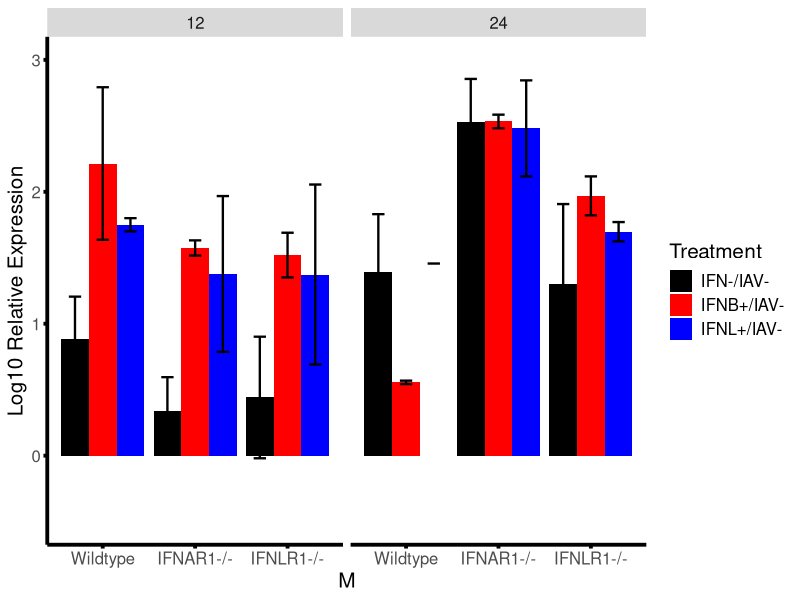
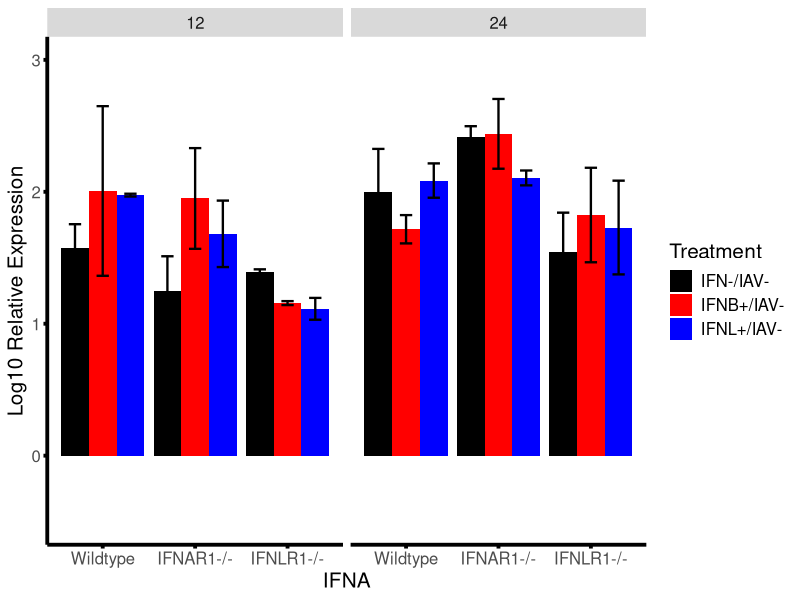
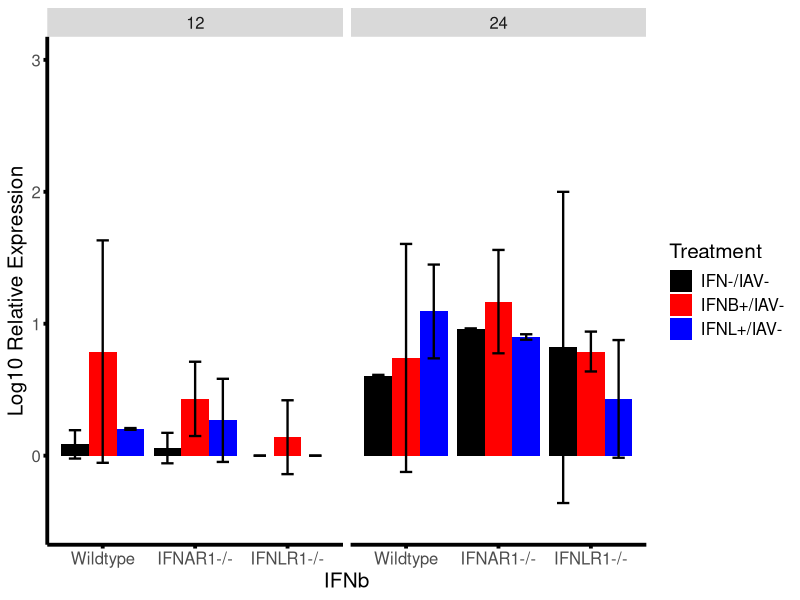
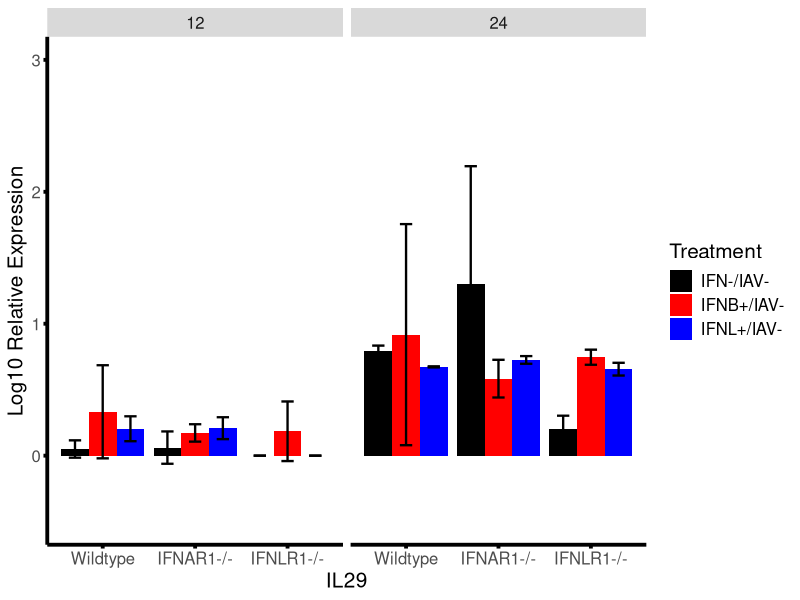
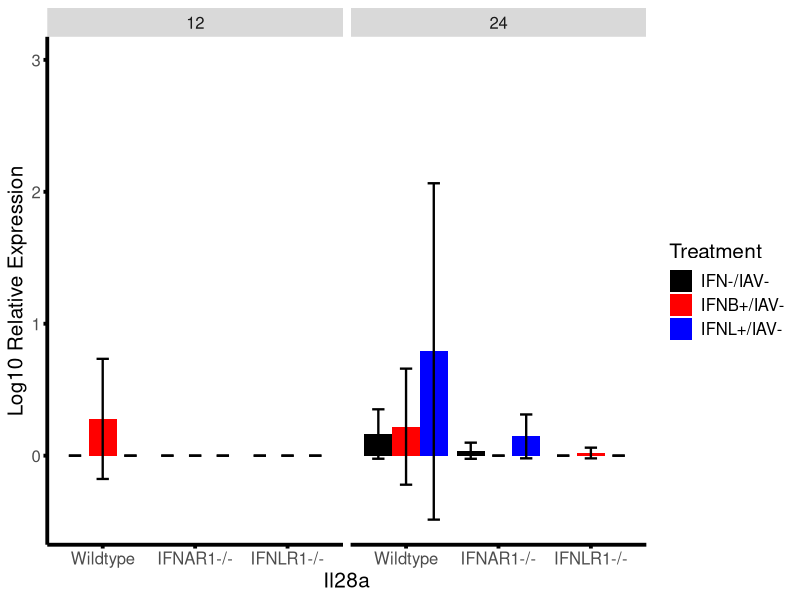
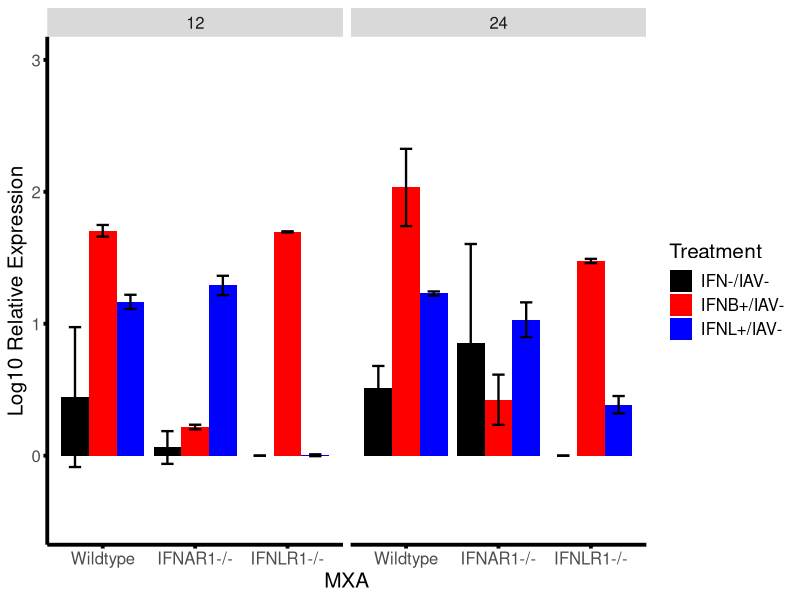
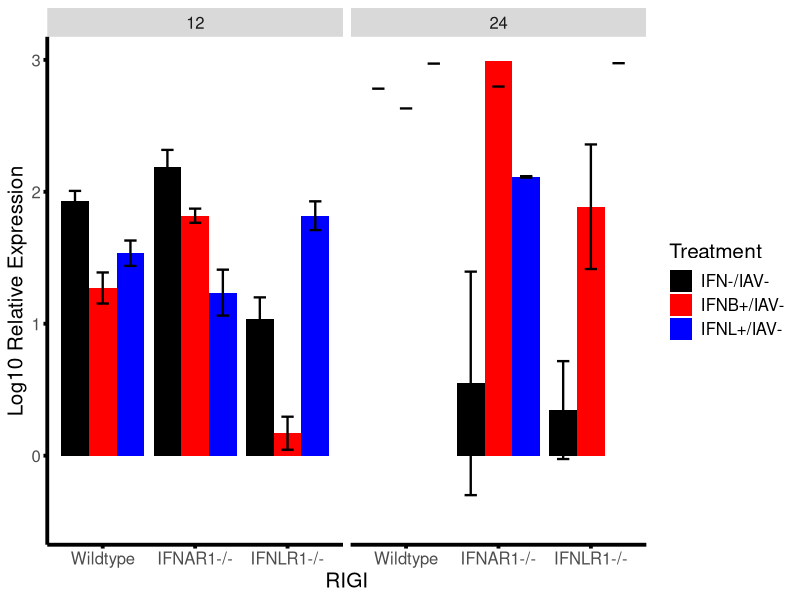
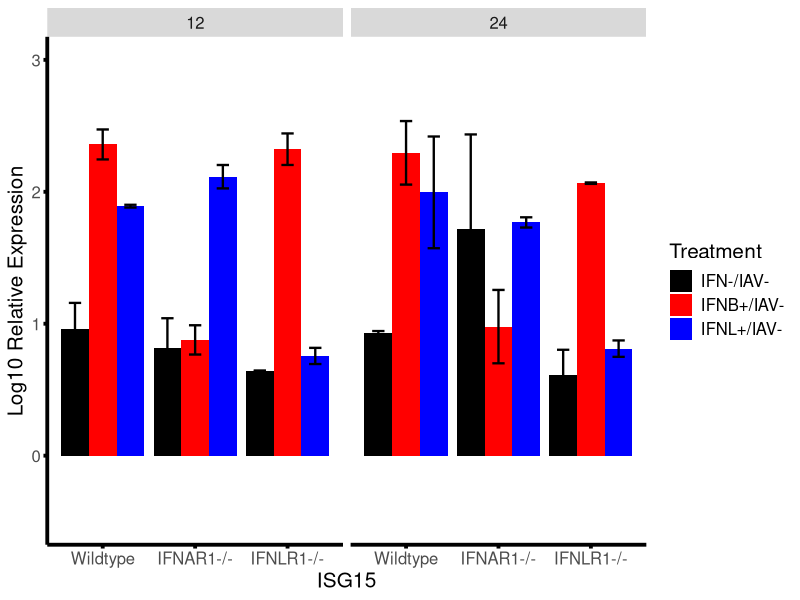

The R source for these figures, in order:
## ---- chunk 1

library(tidyverse)
library(plyr)
library(gridExtra) #for the grid.arrange
library(grid) #for the title in grid.arrange
library(data.table)
#library(ComplexHeatmap)
library(circlize)
## ---- chunk 2
tccr = read.csv2("042519.csv", header = TRUE,stringsAsFactors = FALSE, sep=",", dec=".")
#remove the first column
m=colnames(tccr)[1] 
tccr[,m] <-NULL
# Converts all values between 0 and 1 to 1. Preserves NA values.
# lapply applies the provided function on each of the columns
tccr[,4:14] <- lapply(tccr[,4:14], function(aCol) {
  # sapply takes each value of a column and applies the function which does the correction.
  sapply(aCol, function(x) {
    if (x > 1 || is.na(x)) x else 1
  })
})
#Transform all variables into log
tccr[,4:14] <- log10(tccr[,4:14])
#Add an ID to know which row to remove when removing outliers
tccr$ID = seq(1,dim(tccr)[1],by=1)
tccr
## ---- chunk 3
# This function takes the dataframe for a measure (3 values) and a variable(for instance M) and:
# Identifies among the 3 measures one outlier.
# The criterium for classifying a measure as an outlier is making a candidate list:the maximum and minimum.
# for those two candidates values, to recalculate the standard deviation without that candidate
# If the sd suffers a greater decrease in a factor, that is, if original sd / new sd > factor
# Then the point is classified as an outlier and it will be treated afterwards (outside the function, replacing it with NA)
outlierPoint <- function(x,variable){

# factor is the sensibility for classifying outliers.
# in the data available, the results are the following:
# out of 396 measures of 3 values (with no log10 transformation):
# with factor =5, 119 outliers were found, that is 119/396 = 30%
# with factor =10, 69 outliers were found, that is 69/396 = 17%
# with factor =50, 19 outliers were found, that is 19/396 = 5%
# with factor =100, 12 outliers were found,  that is 12/396 = 3%
# with factor =150, 9 outliers were found, that is 9/396 = 2%
  
# ADJUST HERE THE FACTOR:
factor=5

debug<-F
#f<-by(tccr[,4],tccr[,1:3],outlierPoint)


(mini<-min(x[,variable]))
(maxi<-max(x[,variable]))
  
if(debug) message("original mean = ",mean(x[,variable]))
if(debug) message("original sd = ",sd(x[,variable]))

originalsd<-sd(x[,variable])

(maxi_i <-which(x[,variable]==maxi))
(mini_i <-which(x[,variable]==mini))
(below_maxi_i<-which(x[,variable]<maxi))
(above_mini_i<-which(x[,variable]>mini))
  
if(debug) message("index of max = ",maxi_i)
if(debug) message("index of min = ",mini_i)

(removed_max <- x[-maxi_i,])
(removed_min <- x[-mini_i,])

(new_reduced_mean <- mean(removed_max[,variable]))
(new_increased_mean <- mean(removed_min[,variable]))


if(debug) message("mini=",mini, "increased mean=",new_increased_mean)
if(debug) message("maxi=",maxi, "reduced mean=",new_reduced_mean)
min_sd<- sd(removed_min[,variable])
if(debug) message("sd increased mean:",sd(removed_min[,variable])," -:",originalsd/min_sd)
max_sd<-sd(removed_max[,variable])
if(debug) message("sd reduced mean:",sd(removed_max[,variable])," -:",originalsd/max_sd)   
if(is.na(min_sd)){return(-1)}
if(is.na(max_sd)){return(-1)}


#Do we have an decrease of sd by a factor, (which is good)? then the point is an outlier
if(originalsd/min_sd >factor){
  return(x[mini_i,]$ID)
  
}
#Do we have an decrease of sd by a factor, (which is good)? then the point is an outlier
if(originalsd/max_sd >factor){
  return(x[maxi_i,]$ID)
  
}
return(-1)

}

#t <- tccr[tccr$Treatment=='IFNB+/IAV+' & tccr$Cell.Type=='IFNAR1-/-' & tccr$Timepoint==24,]
#outlierPoint(t,'M')

## ---- chunk 4
treat <- unique(tccr$Treatment)
cell <- unique(tccr$Cell.Type)
time <- unique(tccr$Timepoint)
(rows <- colnames(tccr)[4:14])
total=0
#not able to apply by method with the function outlierPoint, therefore slow brute force with for....
message("The following are the outliers detected (variable -> row number)")
for(a in rows){
  for(i in treat){
    for(j in cell){
      for(k in time){
        #message(a," - ",i," - ",j," - ", k)
        t <- tccr[tccr$Treatment==i & tccr$Cell.Type==j & tccr$Timepoint==k,]
        res<-outlierPoint(t,a)
        if(res>-1){ 
          total=total+1
          #An outlier was found, remove it.
          tccr[res,a]=NA
          message(a," -> ",res)
        }
      }
    }
  }
}
total
## ---- chunk 5
tccr
#saveRDS(tccr, "tccR_removed_outliers.rds")
## ---- chunk 6
#+++++++++++++++++++++++++
# Function to calculate the mean and the standard deviation and also (mean +sd and  
# mean-sd) for each group
#+++++++++++++++++++++++++
# data : a data frame
# varname : the name of a column containing the variable
  #to be summariezed
# groupnames : vector of column names to be used as
  # grouping variables

#sem = sd/sqrt(n)
#cimin = mean - 2*sem
#cimax = mean + 2*sem


data_summary <- function(data, varname, groupnames){
  
  summary_func <- function(x, col){
    c(mean = mean(x[[col]], na.rm=TRUE),
      sd = sd(x[[col]], na.rm=TRUE),
      max = mean(x[[col]], na.rm=TRUE)+sd(x[[col]], na.rm=TRUE),
      min = mean(x[[col]], na.rm=TRUE)-sd(x[[col]], na.rm=TRUE),
      cimin = mean(x[[col]], na.rm=TRUE)-2*sd(x[[col]], na.rm=TRUE)/sqrt(length(x[[col]])),
      cimax = mean(x[[col]], na.rm=TRUE)+2*sd(x[[col]], na.rm=TRUE)/sqrt(length(x[[col]]))
      )
  }
  data_sum<-ddply(data, groupnames, .fun=summary_func,
                  varname)
  data_sum <- rename(data_sum, c("mean" = varname))
 return(data_sum)
}
## ---- chunk 7
create_df <- function(value){
  df_ <- data_summary(tccr, varname=value, groupnames=c("Cell.Type","Timepoint","Treatment"))
  df_[order(df_$Cell.Type,df_$Timepoint,df_$Treatment),]
  time <- c(seq(9,14,by=1),seq(21,26,by=1))
  df_$Timepoint2 = c(time,time,time)
  #reorder factors please to adquate to the plot requirements
  df_$Cell.Type=factor(df_$Cell.Type, levels=c("Wildtype", "IFNAR1-/-", "IFNLR1-/-"))
  return(df_)
}

dfM<-create_df('M')
dfIFNA<-create_df('IFNA')
dfIFNb<-create_df('IFNb')
dfIL29<-create_df('IL29')
dfIl28a<-create_df('Il28a')
dfMXA<-create_df('MXA')
dfRIGI<-create_df('RIGI')
dfISG15 <- create_df('ISG15')
dfIFIT2 <- create_df('IFIT2')
dfIFITM1 <- create_df('IFITM1')
dfRantes <- create_df('Rantes')
dfM
## ---- chunk 8

tccr
dfM


#Analysis 3: Comparing WT, INFAR1-/-, INFLR1-/- for IAV- and IFN-, IFNB+, and INFL+

# list1 <- c('IFN-/IAV-','IFN-/IAV+')
# list2 <- c('IFNB+/IAV+','IFN-/IAV+','IFNL+/IAV+')

list3 <- c('IFN-/IAV-','IFNB+/IAV-','IFNL+/IAV-')

g_all2 <- function(type,l, setMaxMin=T){

esi = 0.8
tsi = 15
asi = 1.3
ewidth=.4
title_size=40
df<- get(paste("df",type,sep=""))
 treatment <- unique(df$Treatment)
  

q<-df[df$Treatment %in% l,]  %>%
  ggplot(aes_string(x="Cell.Type",y=type,ymin="cimin", ymax="cimax",fill = "Treatment")) +
  geom_bar(stat='identity', position = "dodge") +
  geom_errorbar(width=0.4,position=position_dodge(0.9), size=0.8)+
  scale_fill_manual(values=c("IFN-/IAV-"="black", "IFN-/IAV+"="gray","IFNB+/IAV-"="red","IFNB+/IAV+"="Orange", "IFNL+/IAV-"="Blue", "IFNL+/IAV+"="Purple"), breaks=treatment)+
   theme(panel.grid.major = element_blank(), panel.grid.minor = element_blank(),
       text = element_text(size=tsi),
         axis.ticks = element_line(colour = "black", size = asi),
       axis.line = element_line(colour = 'black', size = asi),
panel.background = element_blank())+
  theme(plot.title = element_text(hjust = 0.5,size=title_size))+
  labs(y=paste('Log10 Relative Expression'), x = type)+
  facet_grid(~Timepoint, space="free", scales="free") 



if(setMaxMin){
  q <- q+ ylim(min(-0.5),max(3))
}

return(q)


  
}




## ---- chunk 9
 #  1. M  
 #  2. IFNA  
 #  3. IFNb 
 #  4. IL29  
 #  5. Il28a 
 #  6. MXA   
 #  7. RIGI 
 #  8. ISG15
 #  9. IFIT2  
 # 10. IFITM1
 # 11. Rantes

p1<-g_all2('M',list3)
p2<-g_all2('IFNA',list3)
p3<-g_all2('IFNb',list3)
p4<-g_all2('IL29',list3)
p5<-g_all2('Il28a',list3)
p6<-g_all2('MXA',list3)
p7<-g_all2('RIGI',list3)
p8<-g_all2('ISG15',list3)
p9<-g_all2('IFIT2',list3)
p10<-g_all2('IFITM1',list3)
p11<-g_all2('Rantes',list3)


p1
p2
p3
p4
p5
p6
p7
p8
p9
p10
p11



p6
p8




# grid.arrange(p1,p2,p3,p4,p5,p6,p7,p8,p9,p10,p11, ncol = 4)
